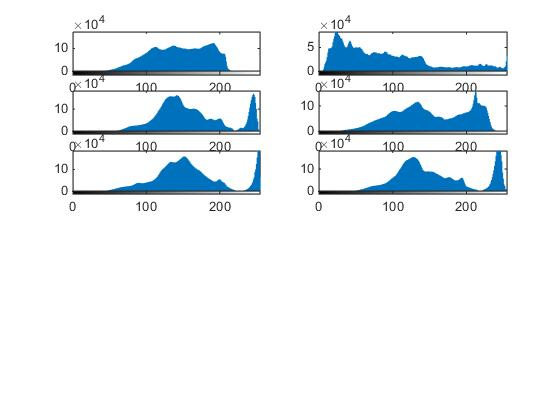
%> input picture excersiecs/afsaneh427726/14/1.jpg, 560 x 420 px, given in place of 0.png, which was not available
$ octave t10.m   (GNU Octave 9; MATLAB toolbox functions it lacks are replaced by stand-ins)
%> lines starting %> are read from the running program, lines starting %| are printed output that depends on the picture; pictures that were not available may be replaced by others from this repository, and a replacement may not be noted
clc;
close all;
clear all;
img0 = imresize(rgb2gray(imread("numbers/0.png")),[300 300]);
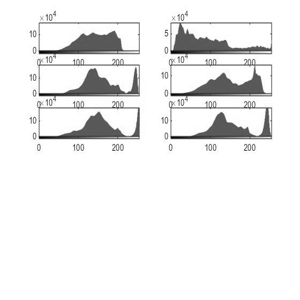
%> img0: size 300x300 uint8; min 0, max 255, mean 238.8
img1 = imresize(rgb2gray(imread("numbers/1.png")),[300 300]);
img2 = imresize(rgb2gray(imread("numbers/2.png")),[300 300]);
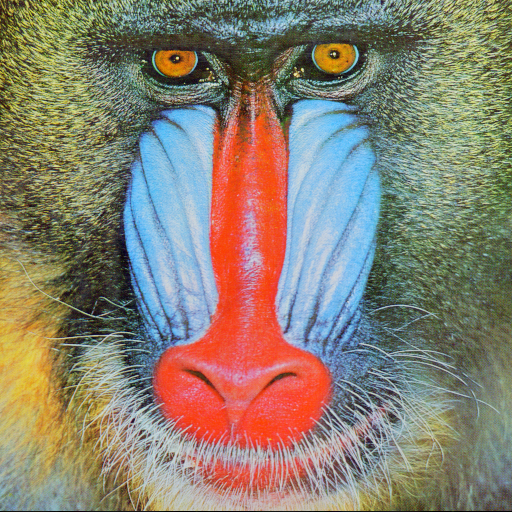
%> input picture excersiecs/mahlamahdi/11/2.png, 512 x 512 px
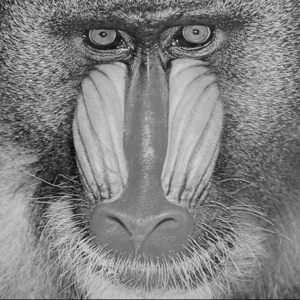
%> img2: size 300x300 uint8; min 9, max 219, mean 129.6
img3 = imresize(rgb2gray(imread("numbers/3.png")),[300 300]);
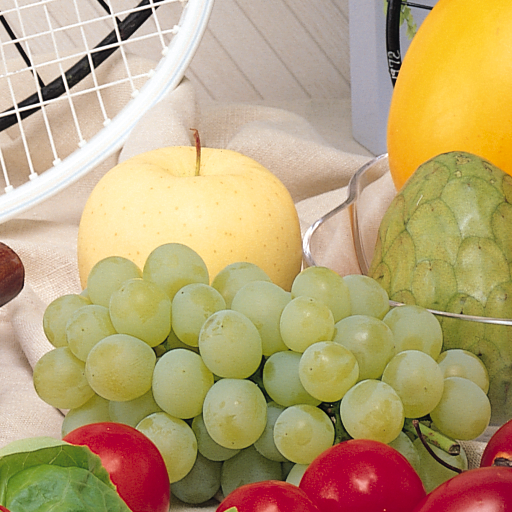
%> input picture excersiecs/mahlamahdi/11/3.png, 512 x 512 px
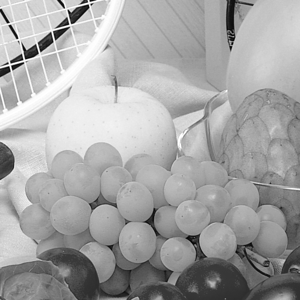
%> img3: size 300x300 uint8; min 0, max 255, mean 164.8
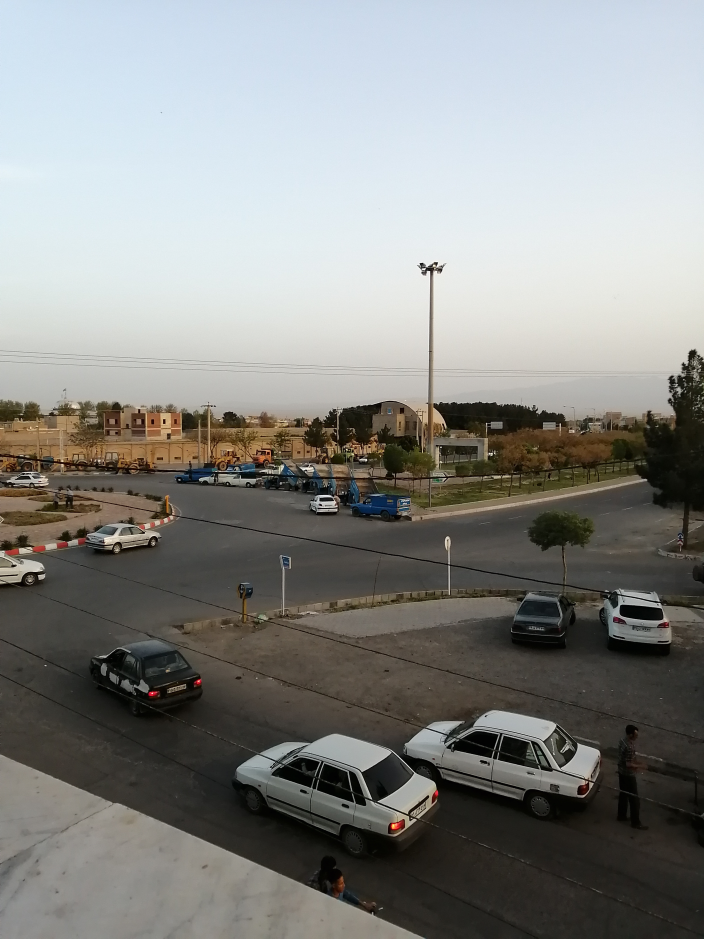
%> input picture excersiecs/ssaharrf1375/14/4.jpg, 4224 x 5632 px, given in place of 4.png, which was not available (shown at 1/6 size)
%> (the run ends here)
